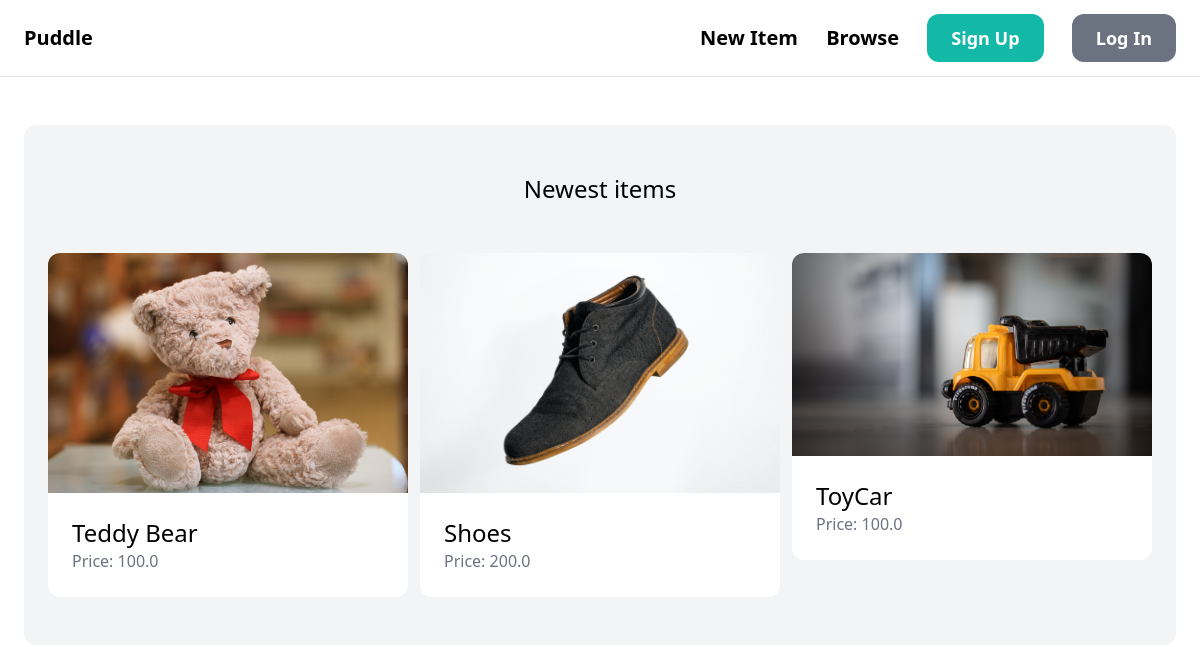
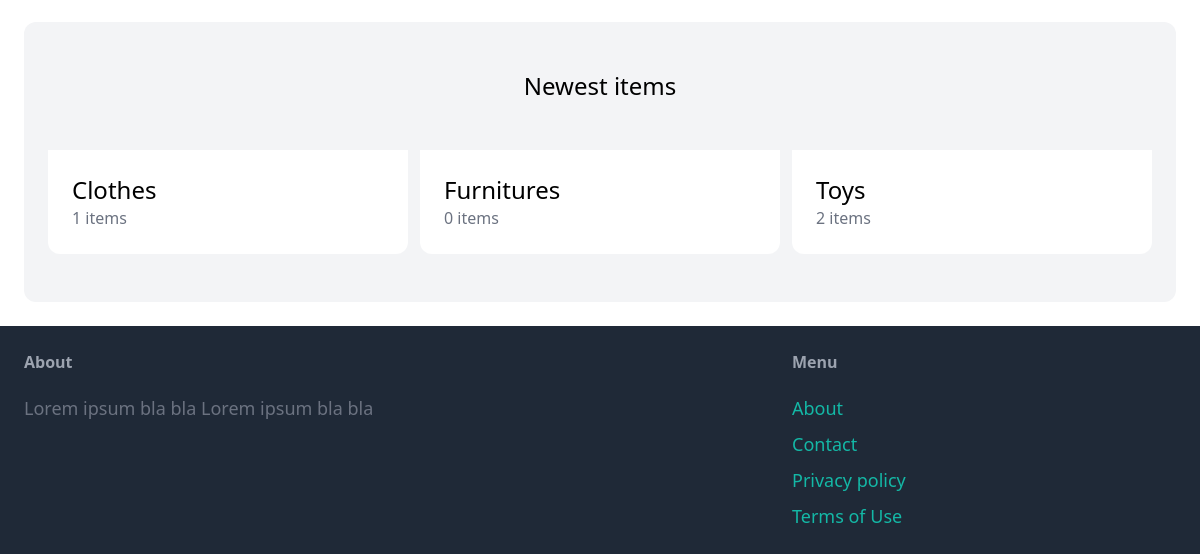
Before: / with the older database file (2 pictures, top to bottom).
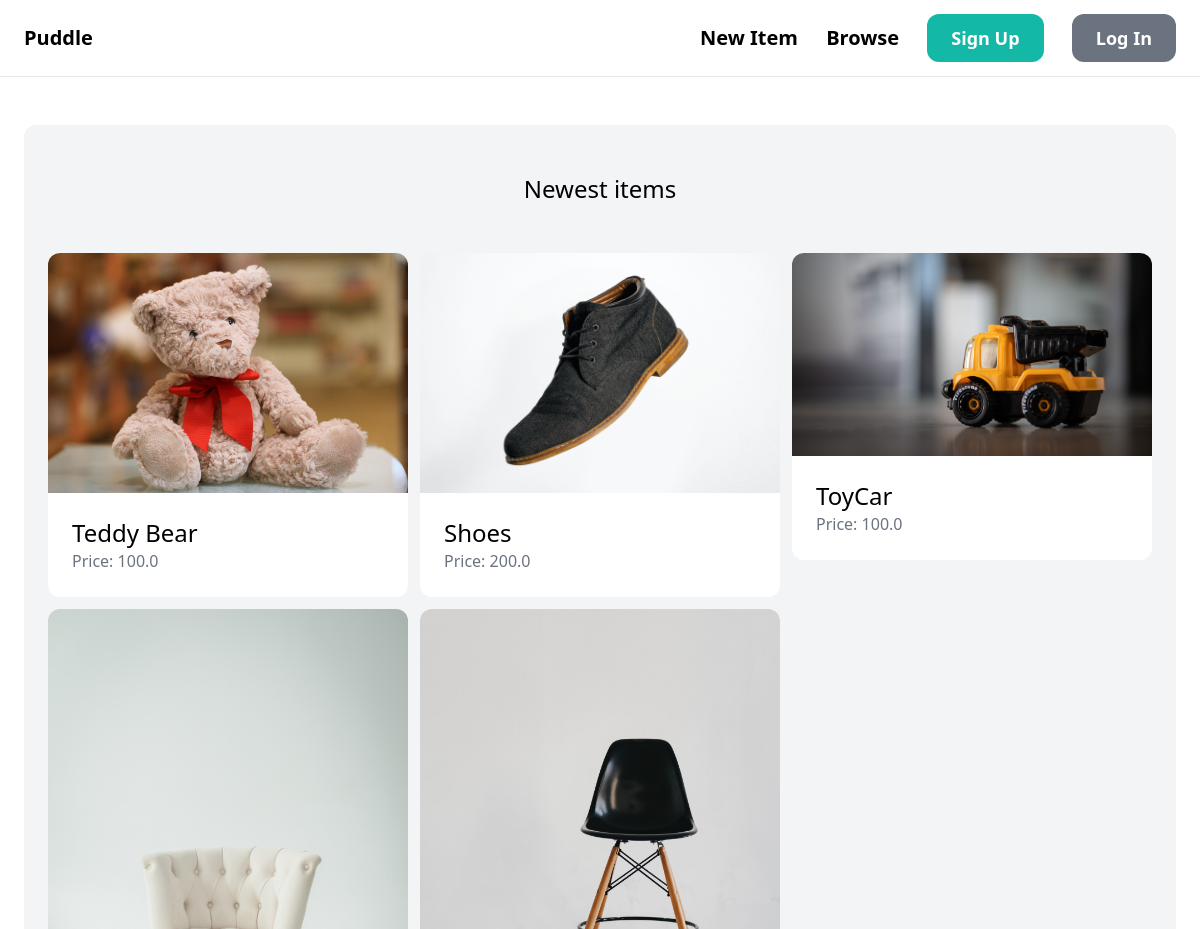
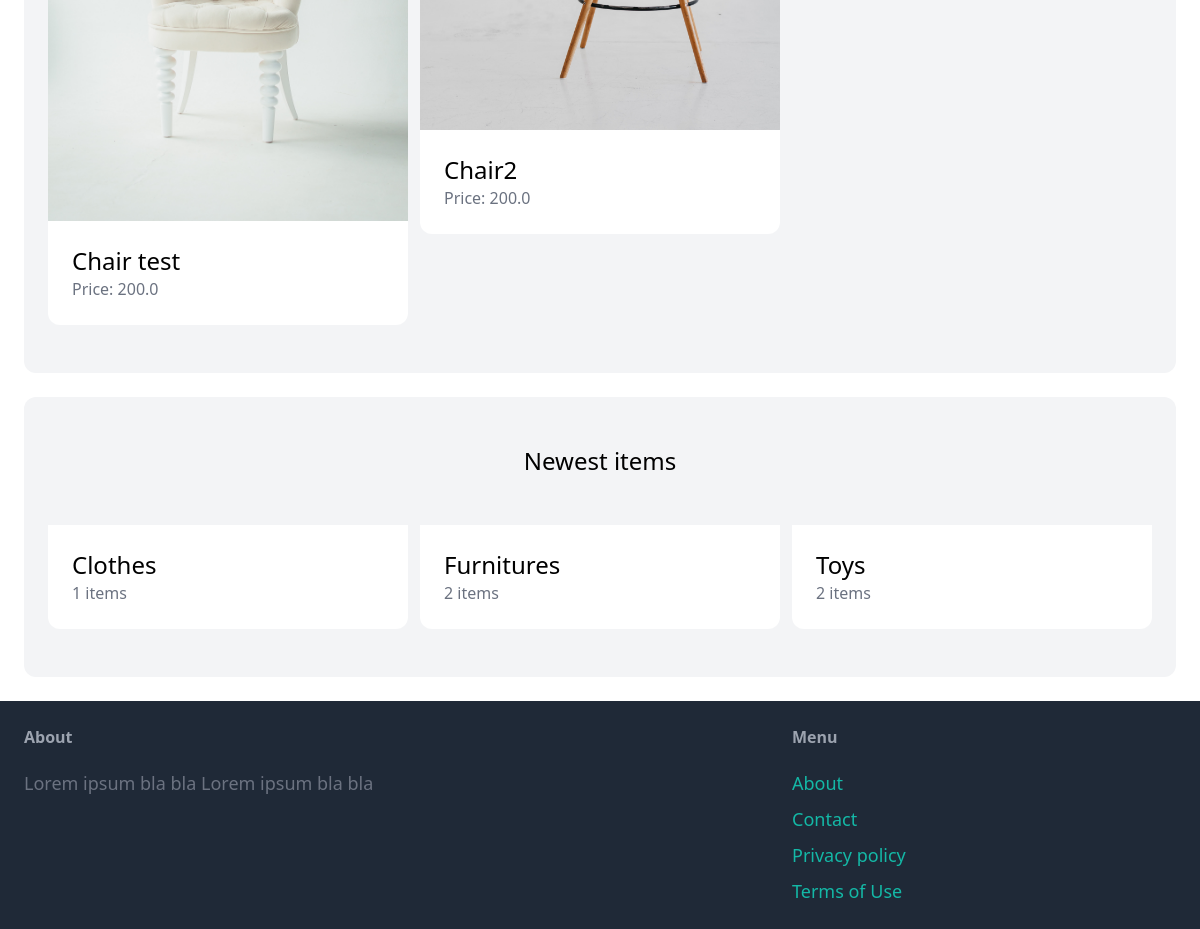
After: the same page with the newer database file (2 pictures, top to bottom).
### item/models.py (models this page shows, shortened)
class Item(models.Model):
    category = models.ForeignKey(
        Category, related_name='items', on_delete=models.CASCADE)
    name = models.CharField(max_length=255)
    description = models.TextField(blank=True, null=True)
    price = models.FloatField()
    image = models.ImageField(upload_to='items_images', blank=True, null=True)
    is_sold = models.BooleanField(default=False)
    created_by = models.ForeignKey(
        User, related_name='items', on_delete=models.CASCADE)
    created_at = models.DateTimeField(auto_now_add=True)

class Category(models.Model):
    name = models.CharField(max_length=255)
    class Meta:
        ordering = ('name',)
        verbose_name_plural = "Categories"

### core/views.py (the view)
# urls.py: path('', views.index, name='index'),
def index(request):
    items = Item.objects.filter(is_sold=False)[0:6]
    categories = Category.objects.all()
    return render(request, 'core/index.html', {
        'categories': categories,
        'items': items,
    })

### core/templates/core/index.html (shortened to what this page needs)
{% extends "core/base.html" %}
{% block content %}
    <div class="mt-6 px-6 py-12 bg-gray-100 rounded-xl">
        <h2 class="mb-12 text-2xl text-center">Newest items</h2>
        <div class="grid grid-cols-3 gap-3">
            {% for item in items %}
                <div>
                    <a href="{% url 'item:detail' item.id %}">
                        <div>
                            <img src="{{ item.image.url }}" class="rounded-t-xl">
                        </div>
                        <div class="p-6 bg-white rounded-b-xl">
                            <h2 class="text-2xl">{{ item.name }}</h2>
                            <p class="text-gray-500">Price: {{ item.price }}</p>
                        </div>
                    </a>
                </div>
            {% endfor %}
        </div>
    </div>
    <div class="mt-6 px-6 py-12 bg-gray-100 rounded-xl">
        <h2 class="mb-12 text-2xl text-center">Newest items</h2>
        <div class="grid grid-cols-3 gap-3">
            {% for category in categories %}
                <div>
                    <a href="#">
                        <div class="p-6 bg-white rounded-b-xl">
                            <h2 class="text-2xl">{{ category.name }}</h2>
                            <p class="text-gray-500">{{ category.items.count }} items </p>
                        </div>
                    </a>
                </div>
            {% endfor %}
        </div>
    </div>
{% endblock %}

### core/templates/core/base.html (shortened to what this page needs)
<!DOCTYPE html>
<html lang="en">
  <head>
    <script src="https://cdn.tailwindcss.com"></script>
  </head>
  <body>
    <nav
      class="py-6 px-6 flex justify-between items-center border-b border-gray-200"
    >
      <a href="/" class="text-xl font-semibold">Puddle</a>
      <div class="space-x-6">
        <a href="{% url 'item:new' %}" class="text-xl font-semibold hover:text-gray-500">New Item</a >
        <a href="#" class="text-xl font-semibold hover:text-gray-500">Browse</a>
        {% if request.user.is_authenticated %}
          <a href="#" class="px-6 py-3 text-lg font-semibold bg-teal-500 text-white rounded-xl hover:bg-teal-700">Inbox</a>
          <a href="#" class="px-6 py-3 text-lg font-semibold bg-gray-500 text-white rounded-xl hover:bg-gray-700">Dashboard</a>
        {% else %}
          <a href="{% url 'core:signup' %}" class="px-6 py-3 text-lg font-semibold bg-teal-500 text-white rounded-xl hover:bg-teal-700">Sign Up</a>
          <a href="{% url 'core:login' %}" class="px-6 py-3 text-lg font-semibold bg-gray-500 text-white rounded-xl hover:bg-gray-700">Log In</a>
        {% endif %}
      </div>
    </nav>
    <div class="px-6 py-6">{% block content %} {% endblock %}</div>
    <footer class="py-6 px-6 flex justify-between bg-gray-800">
      <div class="w-2/3 pr-10">
        <h3 class="mb-5 font-semibold text-gray-400">About</h3>
        <p class="text-lg text-gray-500">Lorem ipsum bla bla Lorem ipsum bla bla </p>
      </div>
      <div class="w-1/3">
        <h3 class="mb-5 font-semibold text-gray-400">Menu</h3>
        <ul class="space-y-2">
          <li><a href="#" class="text-lg text-teal-500 hover:text-teal-700">About</a></li>
          <li><a href="{% url 'core:contact' %}" class="text-lg text-teal-500 hover:text-teal-700">Contact</a></li>
          <li><a href="#" class="text-lg text-teal-500 hover:text-teal-700">Privacy policy</a></li>
          <li><a href="#" class="text-lg text-teal-500 hover:text-teal-700">Terms of Use</a></li>
        </ul>
      </div>
    </footer>
  </body>
</html>

Changed rows visible on the page:
added Item: image (picture), name "Chair test", price "200.0"
added Item: image (picture), name "Chair2", price "200.0"
computed for Category "Furnitures": items.count "0" → "2"
